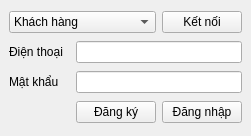
<?xml version="1.0" encoding="UTF-8"?>
<ui version="4.0">
 <class>MainWindow</class>
 <widget class="QMainWindow" name="MainWindow">
  <property name="geometry">
   <rect>
    <x>0</x>
    <y>0</y>
    <width>251</width>
    <height>136</height>
   </rect>
  </property>
  <property name="windowTitle">
   <string>Main</string>
  </property>
  <property name="styleSheet">
   <string notr="true"/>
  </property>
  <property name="tabShape">
   <enum>QTabWidget::Rounded</enum>
  </property>
  <property name="dockOptions">
   <set>QMainWindow::AllowTabbedDocks|QMainWindow::AnimatedDocks</set>
  </property>
  <widget class="QWidget" name="centralwidget">
   <layout class="QGridLayout" name="gridLayout">
    <item row="0" column="0" colspan="2">
     <widget class="QComboBox" name="comboBox">
      <item>
       <property name="text">
        <string>Khách hàng</string>
       </property>
      </item>
      <item>
       <property name="text">
        <string>Quản trị</string>
       </property>
      </item>
      <item>
       <property name="text">
        <string>Quản lí</string>
       </property>
      </item>
      <item>
       <property name="text">
        <string>Nhân sự</string>
       </property>
      </item>
      <item>
       <property name="text">
        <string>Nhân viên</string>
       </property>
      </item>
     </widget>
    </item>
    <item row="0" column="2">
     <widget class="QPushButton" name="connect_btn">
      <property name="styleSheet">
       <string notr="true"/>
      </property>
      <property name="text">
       <string>Kết nối</string>
      </property>
     </widget>
    </item>
    <item row="1" column="0">
     <widget class="QLabel" name="label">
      <property name="text">
       <string>Điện thoại</string>
      </property>
     </widget>
    </item>
    <item row="1" column="1" colspan="2">
     <widget class="QLineEdit" name="lineEdit">
      <property name="clearButtonEnabled">
       <bool>true</bool>
      </property>
     </widget>
    </item>
    <item row="2" column="0">
     <widget class="QLabel" name="label_2">
      <property name="text">
       <string>Mật khẩu</string>
      </property>
     </widget>
    </item>
    <item row="2" column="1" colspan="2">
     <widget class="QLineEdit" name="lineEdit_2">
      <property name="inputMethodHints">
       <set>Qt::ImhHiddenText|Qt::ImhNoAutoUppercase|Qt::ImhNoPredictiveText|Qt::ImhSensitiveData</set>
      </property>
      <property name="echoMode">
       <enum>QLineEdit::Password</enum>
      </property>
      <property name="clearButtonEnabled">
       <bool>true</bool>
      </property>
     </widget>
    </item>
    <item row="3" column="1">
     <widget class="QPushButton" name="signup_btn">
      <property name="styleSheet">
       <string notr="true"/>
      </property>
      <property name="text">
       <string>Đăng ký</string>
      </property>
     </widget>
    </item>
    <item row="3" column="2">
     <widget class="QPushButton" name="ok_btn">
      <property name="styleSheet">
       <string notr="true"/>
      </property>
      <property name="text">
       <string>Đăng nhập</string>
      </property>
     </widget>
    </item>
   </layout>
  </widget>
 </widget>
 <resources/>
 <connections/>
</ui>
